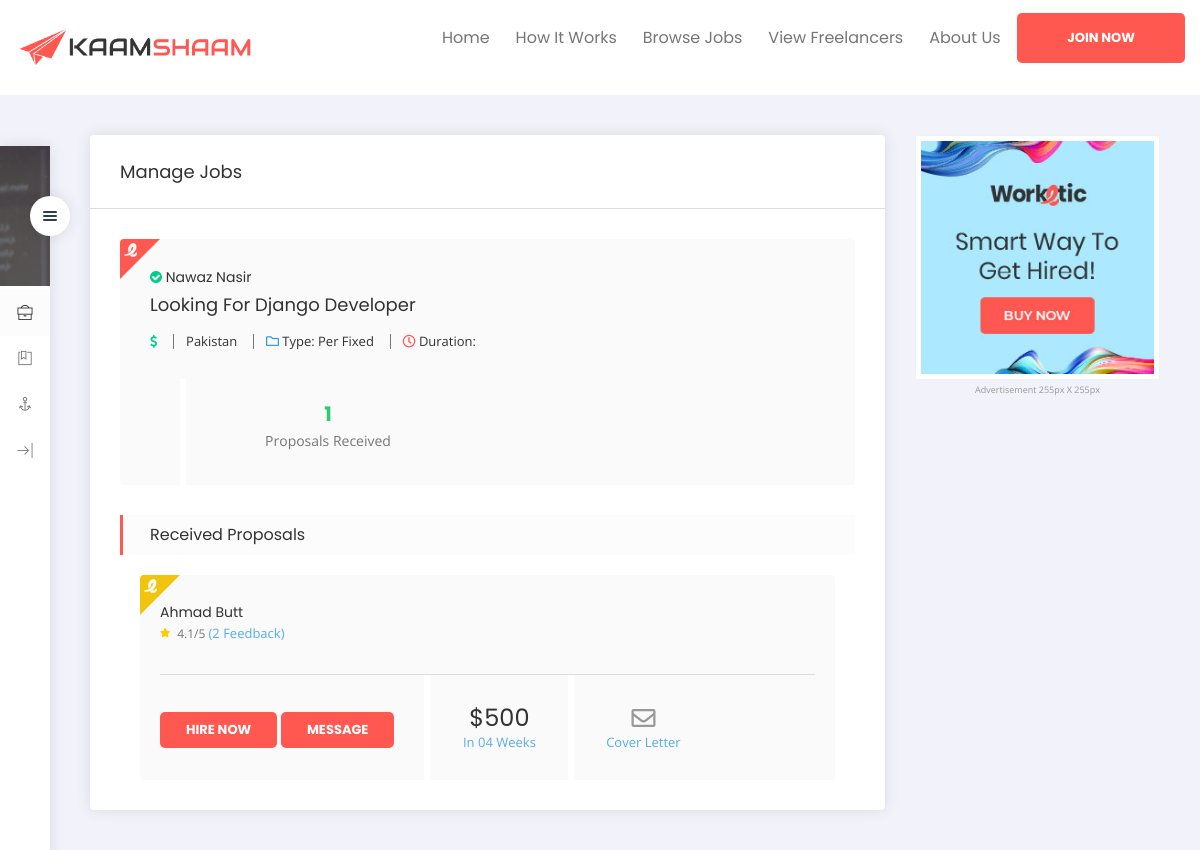
The page /job_proposal/1/ on the database its author committed.
### accounts/models.py (models this page shows)
class Job(models.Model):
    jobTitle = models.CharField(max_length=200, blank=False)
    description = models.CharField(max_length=500, blank=True, null=True)
    budget = models.CharField(max_length=300, default='')
    timeCreated = models.DateField(auto_now_add=True, null=True)
    duration = models.CharField(max_length=200, default='')
    experience = models.CharField(max_length=200, default='')
    proposal_count = models.IntegerField(max_length=1000, default=0)
    job_status = models.CharField(max_length=200, default='Open')
    awarded_to = models.ForeignKey(User, related_name='awarded', on_delete=models.CASCADE, null=True)
    created_by = models.ForeignKey(User, related_name='jobs', on_delete=models.CASCADE)
    pending_amount = models.IntegerField(default=0, null=True)

class Userprofile(models.Model):
    user = models.OneToOneField(User, related_name='userprofile', on_delete=models.CASCADE)
    first_name = models.CharField(max_length=100, blank=False, null=False, default='')
    last_name = models.CharField(max_length=100, blank=False, null=False, default='')
    email = models.CharField(max_length=200, default='NA', null=False)
    hourly_rate = models.CharField(max_length=200,default='Enter Service Hourly Rate ($)')
    tag_line = models.TextField(default='Add Your Tagline Here')
    country = models.CharField(max_length=200, null=False, default='')
    feedback = models.IntegerField(null=False, default=0)
    skills = models.ManyToManyField(Skills, null=True, blank=True, related_name='skill')
    created_at = models.DateTimeField(null=True,auto_now_add=True)
    description = models.TextField(null=True, blank=True, default='Description')
    is_employer = models.BooleanField(default=False)
    balance = models.IntegerField(default=0)
    completed_jobs = models.IntegerField(default=0)
    ongoing_jobs = models.IntegerField(default=0)
    overall_rating = models.FloatField(default=0.0)

class Proposal(models.Model):
    amount = models.IntegerField( blank=False, null=True)
    bid = models.CharField(max_length=1000, blank=False)
    duration = models.CharField(max_length=200, default='')
    on_job = models.ForeignKey(Job, related_name='jobproposal', on_delete=models.CASCADE)
    created_by = models.ForeignKey(User, related_name='proposalsender', on_delete=models.CASCADE)
    timeCreated = models.DateField(null=True, auto_now_add=True)

### accounts/views.py (the view)
# urls.py: path('job_proposal/<str:job_id>/', views.job_proposal, name="job_proposal"),
def job_proposal(request, job_id):
    job = Job.objects.get(pk=job_id)
    return render(request, 'accounts/job_proposal.html', {'job':job})

### accounts/templates/accounts/job_proposal.html (shortened to what this page needs)
{% load static %}
<!doctype html>
	<html class="no-js" lang="">
<head>
	<link rel="stylesheet" href="{% static 'css/bootstrap.min.css' %}">
	<link rel="stylesheet" href="{% static 'css/normalize.css' %}">
	<link rel="stylesheet" href="{% static 'css/scrollbar.css' %}">
	<link rel="stylesheet" href="{% static 'css/fontawesome/fontawesome-all.css' %}">
	<link rel="stylesheet" href="{% static 'css/font-awesome.min.css' %}">
	<link rel="stylesheet" href="{% static 'css/themify-icons.css' %}">
	<link rel="stylesheet" href="{% static 'css/owl.carousel.min.css' %}">
	<link rel="stylesheet" href="{% static 'css/jquery-ui.css' %}">
	<link rel="stylesheet" href="{% static 'css/linearicons.css' %}">
	<link rel="stylesheet" href="{% static 'css/tipso.css' %}">
	<link rel="stylesheet" href="{% static 'css/chosen.css' %}">
	<link rel="stylesheet" href="{% static 'css/prettyPhoto.css' %}">
	<link rel="stylesheet" href="{% static 'css/main.css' %}">
	<link rel="stylesheet" href="{% static 'css/dashboard.css' %}">
	<link rel="stylesheet" href="{% static 'css/color.css' %}">
	<link rel="stylesheet" href="{% static 'css/transitions.css' %}">
	<link rel="stylesheet" href="{% static 'css/responsive.css' %}">
	<link rel="stylesheet" href="{% static 'css/dbresponsive.css' %}">
</head>
<body class="wt-login">
	<div id="wt-wrapper" class="wt-wrapper wt-haslayout">
		<div class="wt-contentwrapper">
			{% include 'accounts/header.html' %}
			<main id="wt-main" class="wt-main wt-haslayout">
				<div id="wt-sidebarwrapper" class="wt-sidebarwrapper">
					<div id="wt-btnmenutoggle" class="wt-btnmenutoggle">
						<span class="menu-icon">
							<em></em>
							<em></em>
							<em></em>
						</span>
					</div>
					<div id="wt-verticalscrollbar" class="wt-verticalscrollbar">
						<div class="wt-companysdetails wt-usersidebar">
							<figure class="wt-companysimg">
								<img src="{% static 'images/sidebar/img-01.jpg' %}" alt="img description">
							</figure>
							<div class="wt-companysinfo">
							</div>
						</div>
						<nav id="wt-navdashboard" class="wt-navdashboard">
							<ul>
								<li class="wt-active">
									<a href="{% url 'freelancer' request.user.userprofile.id %}">
										<i class="ti-briefcase"></i>
									</a>
								</li>
                                {% if not request.user.userprofile.is_employer  %}
                                    <li>
                                        <a href="{% url 'freelancer_proposal' %}">
                                            <i class="ti-bookmark-alt"></i>
                                        </a>
                                    </li>
                                {% endif %}
								<li>
									<a href="{% url 'user_account' %}">
										<i class="ti-anchor"></i>
									</a>
								</li>
								<li>
									<a href="{% url 'logout' %}">
										<i class="ti-shift-right"></i>
									</a>
								</li>
							</ul>
						</nav>
					</div>
				</div>
				<section class="wt-haslayout wt-dbsectionspace wt-proposals">
					<div class="row">
						<div class="col-xs-12 col-sm-12 col-md-12 col-lg-12 col-xl-9">
							<div class="wt-dashboardbox">
								<div class="wt-dashboardboxtitle">
									<h2>Manage Jobs</h2>
								</div>
								<div class="wt-dashboardboxcontent wt-rcvproposala">
									<div class="wt-userlistinghold wt-featured wt-userlistingvtwo">
										<span class="wt-featuredtag wt-featuredtagcolor3"><img src="{% static 'images/featured.png' %}" alt="img description" data-tipso="Plus Member" class="template-content tipso_style mCS_img_loaded"></span>
										<div class="wt-userlistingcontent">
											<div class="wt-contenthead">
												<div class="wt-title">
													<a href="usersingle.html"><i class="fa fa-check-circle"></i> {{job.created_by.userprofile.first_name}} {{job.created_by.userprofile.last_name}}
													</a>
													<h2>{{job.jobTitle}}</h2>
												</div>
												<ul class="wt-saveitem-breadcrumb wt-userlisting-breadcrumb">
													<li><span class="wt-dashboraddoller"><i class="fa fa-dollar-sign"></i> {{job.experience}}</span></li>
													<li><span>{{job.created_by.userprofile.country}}</span></li>
													<li><a href="javascript:void(0);" class="wt-clicksavefolder"><i class="far fa-folder"></i> Type: Per Fixed</a></li>
													<li><span class="wt-dashboradclock"><i class="far fa-clock"></i> Duration: {{job.duration}}</span></li>
												</ul>
											</div>
											<div class="wt-rightarea">
												<div class="wt-hireduserstatus">
													<h4>{{job.proposal_count}}</h4><span>Proposals Received</span>
												</div>
											</div>
										</div>
									</div>
									<div class="wt-freelancerholder wt-rcvproposalholder">
										<div class="wt-tabscontenttitle">
											<h2>Received Proposals</h2>
										</div>
                                        {% for proposal in job.jobproposal.all %}
										<div class="wt-managejobcontent">
											<div class="wt-userlistinghold wt-featured wt-proposalitem">
												<span class="wt-featuredtag"><img src="{% static 'images/featured.png' %}" alt="img description" data-tipso="Plus Member" class="template-content tipso_style mCS_img_loaded"></span>
												<div class="wt-proposaldetails">
													<div class="wt-contenthead">
														<div class="wt-title">
															<a href="{% url 'freelancer' proposal.created_by.id %}"> {{proposal.created_by.userprofile.first_name}} {{proposal.created_by.userprofile.last_name}}</a>
														</div>
													</div>
													<div class="wt-proposalfeedback">
														<span class="wt-starsvtwo">
															<i class="fa fa-star fill"></i>
														</span>
														<span class="wt-starcontent"> {{proposal.created_by.userprofile.overall_rating}}/<i>5</i> <em> ({{proposal.created_by.userprofile.feedback}} Feedback)</em></span>
													</div>
												</div>
												<div class="wt-rightarea">
													<div class="wt-btnarea">
														{% if proposal.created_by == job.awarded_to %}
															<a style="background-color: green;" href="" class="wt-btn">Hired</a>
														{% elif job.job_status == 'Open' %}
															<a href="{% url 'checkout' job.id proposal.id %}" class="wt-btn">Hire Now</a>
														{% endif %}
														<a href="{% url 'message' job.id proposal.id %}" class="wt-btn">Message</a>
													</div>
													<div class="wt-hireduserstatus">
														<h5>&#36;{{proposal.amount}}</h5>
														<span>In {{proposal.duration}}</span>
													</div>
													<div class="wt-hireduserstatus">
														<a href="{% url 'view_proposal' proposal.on_job.id proposal.id %}"><i class="far fa-envelope"></i>
															<span>Cover Letter</span></a>
													</div>
												</div>
											</div>
										</div>
                                        {% endfor %}
									</div>
								</div>
							</div>
						</div>
						<div class="col-xs-12 col-sm-12 col-md-8 col-lg-5 col-xl-3">
							<div class="wt-companyad">
								<figure class="wt-companyadimg"><img src="{% static 'images/add-img.jpg' %}" alt="img description"></figure>
								<span>Advertisement  255px X 255px</span>
							</div>
						</div>
					</div>
				</section>
			</main>
		</div>
	</div>
</body>
</html>

### static/css/scrollbar.css (style rules this page uses)
.mCustomScrollbar { -ms-touch-action: pinch-zoom; touch-action: pinch-zoom; }

### static/css/tipso.css (style rules this page uses)
.tipso_style { cursor:help;border-bottom:1px dotted }

### static/css/color.css (style rules this page uses)
a, p a, p a:hover, a:hover, a:focus, a:active, .wt-navigation > ul > li:hover > a, .wt-navigation > ul > li.current-menu-item > a, .wt-navarticletab li:hover a, .wt-navarticletab li a.active, .wt-categoriescontent li a:hover, .wt-joinsteps li.wt-active a, .wt-effectivecontent li:hover a, .wt-articlesingle-content .wt-description .wt-blockquotevone q, .wt-filtertag li:hover a, .wt-userlisting-breadcrumb li .wt-clicksave, .wt-clicksave, .wt-qrcodefeat h3 span, .wt-comfollowers ul li:hover a span, .wt-postarticlemeta .wt-following span, .tg-qrcodefeat h3 span { color: #ff5851; }
.wt-btn:hover, .wt-dropdowarrow, .navbar-toggle, .wt-btn, .wt-navigationarea .wt-navigation > ul > li > a:after, .wt-searchbtn, .wt-sectiontitle:after, .wt-navarticletab li a:after, .wt-pagination ul li a:hover, .wt-pagination ul li.wt-active a, .wt-widgettag a:hover, .wt-articlesingle-content .wt-description blockquote span i, .wt-searchgbtn, .wt-filtertagclear a, .ui-slider-horizontal .ui-slider-range, .wt-btnsearch, .wt-newnoti a em, .wt-notificationicon > a:after, .wt-rightarea .wt-nav .navbar-toggler, .wt-usersidebaricon span, .wt-usersidebaricon span i, .wt-filtertag .wt-filtertagclear a, .loader:before, .wt-offersmessages .wt-ad:after, .wt-btnsendmsg, .wt-tabstitle li a:before, .wt-tabscontenttitle:before, .wt-tablecategories thead tr th:first-child:before, .wt-tablecategories tbody tr td:first-child:before, .wt-slidernav .wt-prev:hover, .wt-slidernav .wt-next:hover { background:#ff5851; }

### static/css/transitions.css (style rules this page uses)
*:after, *:before, p a, a, .wt-socialicons li a, .wt-roundicontext, .wt-roundicontext .wt-usericonholder, .sub-menu, .mega-menu, .wt-article, .wt-article figure img, .wt-speakerimg img, .wt-categoryslidercontent, .wt-filtertag li a i, .wt-userlistinghold, .wt-companysdetails, .wt-companysdetails .wt-companysimg img, .wt-comfollowers ul li, .wt-comfollowers ul li a span, .wt-comfollowers ul li a span img, .wt-articlesuser .wt-particlehold figure img, .wt-project figure img, .wt-usernav, .wt-btn, .wt-particlehold figure img, .wt-main, .wt-offersmessages .wt-ad, .wt-openmenu .wt-usersidebar .wt-companysinfo .wt-title, .wt-openmenu .wt-usersidebar .wt-companysinfo .wt-btnarea, .wt-iconbox i, .wt-tabstitle li, .wt-tablecategories tr, .wt-designimg input[type=radio]+ label img, .wt-designimg input[type=radio]+ label i, .wt-navigation > ul > li > .sub-menu > li.menu-item-has-children .sub-menu li, .wt-navigation > ul > li > .sub-menu > li, .chosen-container-multi .chosen-choices li.search-choice, .wt-dateandmsg span:nth-child(2), .wt-posteditem, .wt-slidernav .wt-prev, .wt-slidernav .wt-next, .wt-btnmenutoggle { -webkit-transition: all 300ms ease-in-out; -moz-transition: all 300ms ease-in-out; -ms-transition: all 300ms ease-in-out; -o-transition: all 300ms ease-in-out; transition: all 300ms ease-in-out; }
.wt-sidebarwrapper, .wt-categorycontent, .wt-categoryslidup, .wt-categorycontent figure, .wt-cattitle { -webkit-transition: all 500ms ease-in-out; -moz-transition: all 500ms ease-in-out; -ms-transition: all 500ms ease-in-out; -o-transition: all 500ms ease-in-out; transition: all 500ms ease-in-out; }

### static/css/dbresponsive.css (style rules this page uses)
@media (max-width:1680px) { .wt-wrapper .wt-main { padding-left: 90px; } }
@media (max-width:1680px) { .wt-wrapper .wt-sidebarwrapper { width: 50px; } }
@media (max-width:1680px) { .wt-companysdetails.wt-usersidebar .wt-companysinfo { padding: 30px 0; } }
@media (max-width:1680px) { .wt-companysdetails.wt-usersidebar .wt-companysimg img { width: auto; height: 140px; max-width: none; } }
@media (max-width:1680px) { .wt-userlistingvtwo .wt-userlistingcontent .wt-rightarea { width: 100%; } }
@media (max-width:1440px) { .wt-rcvproposalholder .wt-proposalitem .wt-rightarea { width: 100%; margin: 20px 0 -25px; border-top: 1px solid #ddd; } }
@media (max-width:1360px) { .wt-btnmenutoggle { top: 50px; } }
@media (max-width:1360px) { .wt-wrapper .wt-sidebarwrapper { margin-top:146px; } }

### rows shown on the page
Job: created_by.userprofile.first_name "Nawaz", created_by.userprofile.last_name "Nasir", jobTitle "Looking For Django Developer", created_by.userprofile.country "Pakistan", proposal_count "1"
Proposal: created_by.userprofile.first_name "Ahmad", created_by.userprofile.last_name "Butt", created_by.userprofile.overall_rating "4.1", created_by.userprofile.feedback "2", shows "HIRE NOW", amount "500", duration "04 Weeks"
